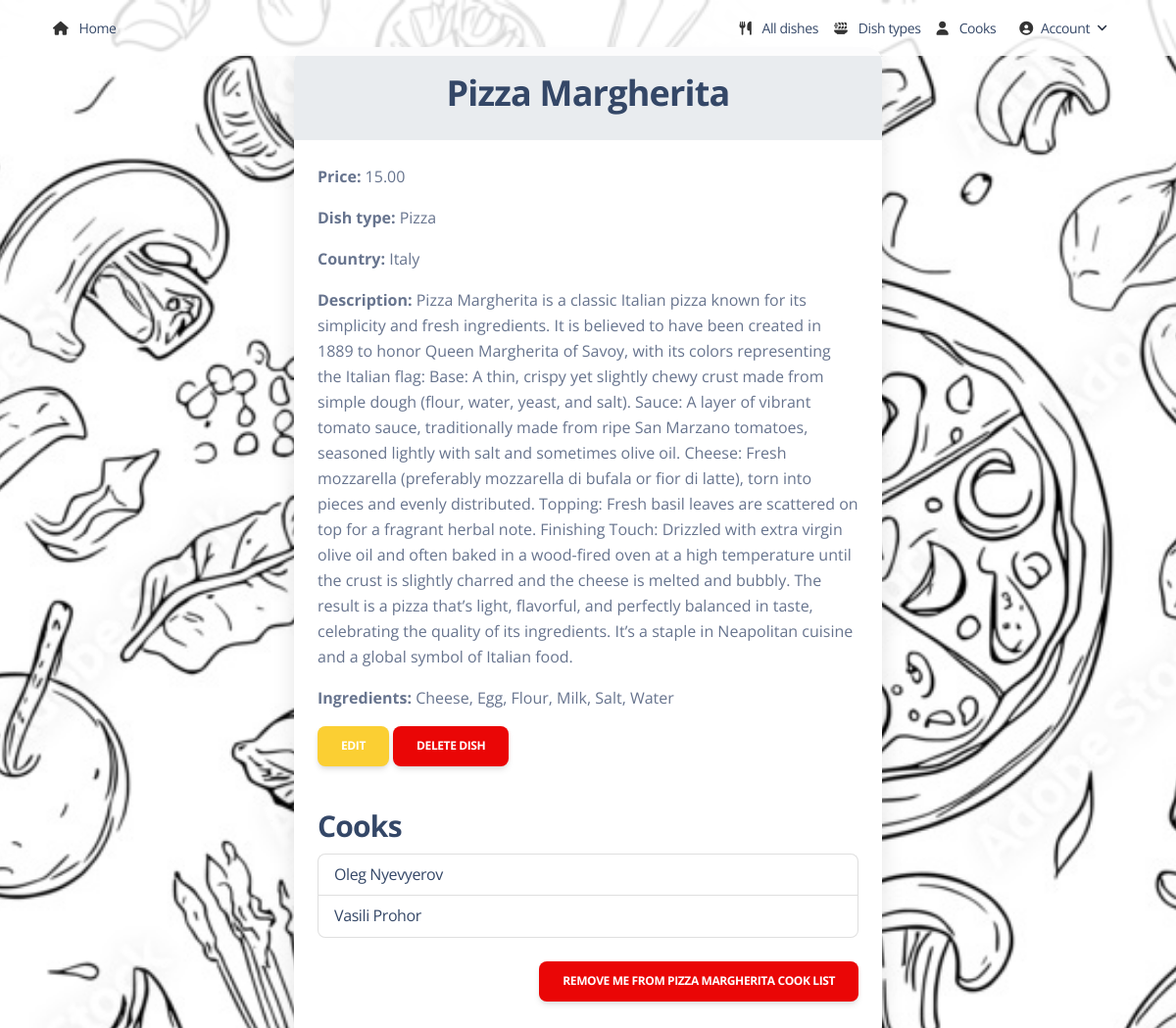
/dishes/3/detail/ (signed in), run on the app's committed database.
### kitchen/models.py (models this page shows, shortened)
class Dish(models.Model):
    name = models.CharField(
        max_length=69,
        unique=True,
        validators=[
            RegexValidator(
                regex=r'^[a-zA-Z\s\-]+$',
                message="The name can only contain letters, spaces and dashes."
            )
        ]
    )
    description = models.TextField()
    price = models.DecimalField(max_digits=5, decimal_places=2)
    dish_type = models.ForeignKey(DishType, on_delete=models.CASCADE)
    cooks = models.ManyToManyField(Cook, related_name="dishes")
    ingredients = models.ManyToManyField("Ingredient", related_name="dishes")
    class Meta:
        verbose_name = "Dish"
        verbose_name_plural = "Dishes"

class DishType(models.Model):
    name = models.CharField(max_length=69, unique=True)
    country = models.CharField(max_length=69, unique=False, blank=True, default="-")
    class Meta:
        ordering = ["name"]
    def __str__(self):
        return self.name

class Ingredient(models.Model):
    name = models.CharField(max_length=255, unique=True)
    class Meta:
        ordering = ["name"]
    def __str__(self):
        return self.name

class Cook(AbstractUser):
    years_of_experience = models.IntegerField(default=0)
    class Meta:
        verbose_name = "cook"
        verbose_name_plural = "cooks"

### kitchen/views.py (the view, shortened to what this page needs)
# urls.py: path("dishes/<int:pk>/detail/", DishDetailView.as_view(), name="dish-detail"),
class DishDetailView(LoginRequiredMixin, generic.DetailView):
    model = Dish

### templates/kitchen/dish_detail.html (shortened to what this page needs)
{% extends "base.html" %}
{% load static %}
{% block content %}
<div class="container mt-5">
  <div class="card shadow-lg mx-auto" style="border-radius: 15px; max-width: 600px;">
    <div class="card-header bg-light text-white">
      <h2 class="text-center mb-0 text-dark">{{ object.name }}</h2>
    </div>
    <div class="card-body text-muted">
      <p><strong>Price:</strong> {{ object.price }} </p>
      <p><strong>Dish type:</strong> {{ object.dish_type }}</p>
      {% if dish.dish_type.country %}
        <p><strong>Country:</strong> {{ object.dish_type.country }}</p>
      {% endif %}
      <p><strong>Description:</strong> {{ object.description }}</p>
      <p><strong>Ingredients:</strong> {{ object.ingredients.all|join:", " }}</p>
      <a href="{% url 'kitchen:dish-update' object.pk %}" class="btn btn-warning">Edit</a>
      <a href="{% url 'kitchen:dish-delete' object.pk %}" class="btn btn-danger">Delete dish</a>
      <h3 class="mt-4">Cooks</h3>
      <ul class="list-group mb-4">
        {% for cook in object.cooks.all %}
        <li class="list-group-item">
          <a href="{% url 'kitchen:cook-detail' cook.pk %}">
           {{ cook.first_name }} {{ cook.last_name }}
          </a>
        </li>
        {% empty %}
        <li class="list-group-item">No cooks assigned.</li>
        {% endfor %}
      </ul>
      <span style="float: right;">
        {% if user in object.cooks.all %}
          <form method="post" action="{% url 'kitchen:dish-detail' dish.pk %}" style="display: inline;">
              <button type="submit" class="btn btn-danger">
                Remove me from {{ object.name }} cook list
              </button>
          </form>
        {% endif %}
      </span>
    </div>
  </div>
</div>
{% endblock %}

### data on the page
Dish: name "Pizza Margherita", price "15.00", dish_type "Pizza", dish_type.country "Italy", description "Pizza Margherita is a classic Italian pizza known for its simplicity and fresh ingredients. It is believed to have been created in 1889 to honor Queen Margherita of Savoy, with its colors representing the Italian flag: Base: A thin, crispy yet slightly chewy crust made from simple dough (flour, water, yeast, and salt). Sauce: A layer of vibrant tomato sauce, traditionally made from ripe San Marzano tomatoes, seasoned lightly with salt and sometimes olive oil. Cheese: Fresh mozzarella (preferably mozzarella di bufala or fior di latte), torn into pieces and evenly distributed. Topping: Fresh basil leaves are scattered on top for a fragrant herbal note. Finishing Touch: Drizzled with extra…", ingredients.all "Cheese, Egg, Flour, Milk, Salt, Water", name "PIZZA MARGHERITA"
Cook: first_name "Oleg", last_name "Nyevyerov"
Cook: first_name "Vasili", last_name "Prohor"
